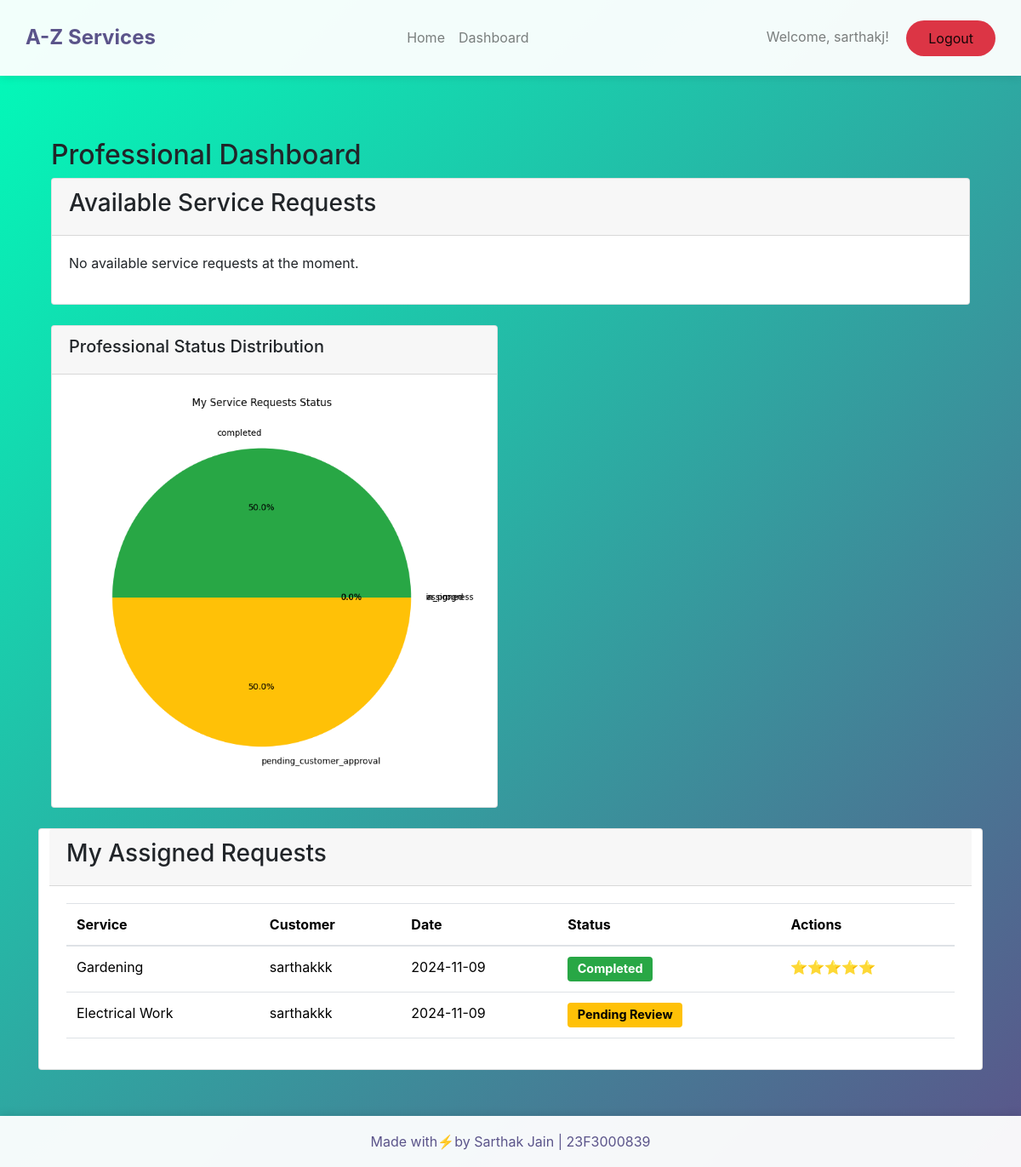
Screenshot of /professional/dashboard (signed in) with the database file from the repository.
### app/models.py (models this page shows, shortened)
class User(UserMixin, db.Model):
    __tablename__ = 'user'
    id = db.Column(db.Integer, primary_key=True)
    username = db.Column(db.String(80), unique=True, nullable=False)
    password = db.Column(db.String(120), nullable=False)
    role = db.Column(db.String(20), nullable=False)  # 'admin', 'professional', 'customer'
    is_approved = db.Column(db.Boolean, default=False)
    is_blocked = db.Column(db.Boolean, default=False)
    average_rating = db.Column(db.Float, default=0.0)
    location = db.Column(db.String(100))
    pincode = db.Column(db.String(6))
    professional_id = db.Column(db.String(8), unique=True)  # For format PRO12345
    service_requests_made = db.relationship('ServiceRequest',
                                          foreign_keys='ServiceRequest.customer_id',
                                          backref='customer')
    service_requests_received = db.relationship('ServiceRequest',
                                              foreign_keys='ServiceRequest.professional_id',
                                              backref='professional')
    reviews_given = db.relationship('Review',
                                  foreign_keys='Review.customer_id',
                                  backref='reviewer')
    reviews_received = db.relationship('Review',
                                     foreign_keys='Review.professional_id',
                                     backref='reviewed_professional')

class ServiceRequest(db.Model):
    __tablename__ = 'service_request'
    id = db.Column(db.Integer, primary_key=True)
    customer_id = db.Column(db.Integer, db.ForeignKey('user.id'), nullable=False)
    professional_id = db.Column(db.Integer, db.ForeignKey('user.id'))
    service_id = db.Column(db.Integer, db.ForeignKey('service.id'), nullable=False)
    status = db.Column(db.String(20), default='requested')  # requested, assigned, in_progress, pending_customer_approval, completed
    date_of_request = db.Column(db.DateTime, nullable=False)
    remarks = db.Column(db.Text)
    reviews = db.relationship('Review', backref='service_request', lazy=True)

class Service(db.Model):
    __tablename__ = 'service'
    id = db.Column(db.Integer, primary_key=True)
    name = db.Column(db.String(100), nullable=False)
    description = db.Column(db.Text, nullable=False)
    base_price = db.Column(db.Float, nullable=False)
    time_required = db.Column(db.String(50), nullable=False)
    location = db.Column(db.String(100))
    pincode = db.Column(db.String(10))
    created_at = db.Column(db.DateTime, default=datetime.utcnow)
    service_requests = db.relationship('ServiceRequest', backref='requested_service')

class Review(db.Model):
    __tablename__ = 'review'
    id = db.Column(db.Integer, primary_key=True)
    customer_id = db.Column(db.Integer, db.ForeignKey('user.id'), nullable=False)
    professional_id = db.Column(db.Integer, db.ForeignKey('user.id'), nullable=False)
    service_request_id = db.Column(db.Integer, db.ForeignKey('service_request.id'), nullable=False)
    rating = db.Column(db.Integer, nullable=False)  # 1-5 stars
    comment = db.Column(db.Text)
    created_at = db.Column(db.DateTime, default=datetime.utcnow)

### app/views/professional.py (the view)
@professional_bp.route('/dashboard')
@professional_required
def dashboard():
    available_requests = ServiceRequest.query.filter_by(
        professional_id=None,
        status='requested'
    ).all()
    assigned_requests = ServiceRequest.query.filter_by(
        professional_id=current_user.id
    ).order_by(ServiceRequest.date_of_request.desc()).all()
    plt.switch_backend('Agg')  # Ensure non-interactive backend
    status_counts = {
        'assigned': 0,
        'in_progress': 0,
        'completed': 0,
        'pending_customer_approval': 0
    }
    for request in assigned_requests:
        status_counts[request.status] = status_counts.get(request.status, 0) + 1
    fig = plt.figure(figsize=(8, 8))
    plt.pie(list(status_counts.values()),
        labels=list(status_counts.keys()),
        colors=['#007bff', '#17a2b8', '#28a745', '#ffc107'],
        autopct='%1.1f%%'
    )
    plt.title('My Service Requests Status')
    buffer = io.BytesIO()
    fig.savefig(buffer, format='png', bbox_inches='tight')
    buffer.seek(0)
    status_chart = base64.b64encode(buffer.getvalue()).decode()
    plt.close(fig)  # Explicitly close the figure
    return render_template('professional/dashboard.html',
                         available_requests=available_requests,
                         assigned_requests=assigned_requests,
                         status_chart=status_chart)

### app/__init__.py (called while the page is built)
def create_app(config_class=Config):
    app = Flask(__name__)
    app.config.from_object(config_class)
    db.init_app(app)
    migrate.init_app(app, db)
    login_manager.init_app(app)
    login_manager.login_view = 'main.login'
    from .models import User
    @login_manager.user_loader
    def load_user(user_id):
        return User.query.get(int(user_id))
    from .views.admin import admin_bp
    from .views.customer import customer_bp
    from .views.professional import professional_bp
    from .routes import main_bp
    app.register_blueprint(admin_bp, url_prefix='/admin')
    app.register_blueprint(customer_bp, url_prefix='/customer')
    app.register_blueprint(professional_bp, url_prefix='/professional')
    app.register_blueprint(main_bp)
    with app.app_context():
        db.create_all()
    return app

### app/views/professional.py (called while the page is built)
def professional_required(f):
    @wraps(f)
    @login_required
    def decorated_function(*args, **kwargs):
        if not current_user.role == 'professional' or not current_user.is_approved:
            flash('You must be an approved service professional to access this page.', 'danger')
            return redirect(url_for('main.index'))
        return f(*args, **kwargs)
    return decorated_function

### app/templates/professional/dashboard.html (shortened to what this page needs)
{% extends "layout.html" %}
{% block content %}
<div class="container mt-4">
    <h2>Professional Dashboard</h2>
    <div class="card mb-4">
        <div class="card-header">
            <h3>Available Service Requests</h3>
        </div>
        <div class="card-body">
            {% if available_requests %}
            <table class="table">
                <thead>
                    <tr>
                        <th>Service</th>
                        <th>Customer</th>
                        <th>Date</th>
                        <th>Remarks</th>
                        <th>Action</th>
                    </tr>
                </thead>
                <tbody>
                    {% for request in available_requests %}
                    <tr>
                        <td>{{ request.requested_service.name }}</td>
                        <td>{{ request.customer.username }}</td>
                        <td>{{ request.date_of_request.strftime('%Y-%m-%d') }}</td>
                        <td>{{ request.remarks or 'No remarks' }}</td>
                        <td>
                            <form action="{{ url_for('professional.accept_request', request_id=request.id) }}" method="POST" style="display: inline;">
                                <button type="submit" class="btn btn-primary btn-sm">Accept</button>
                            </form>
                        </td>
                    </tr>
                    {% endfor %}
                </tbody>
            </table>
            {% else %}
            <p>No available service requests at the moment.</p>
            {% endif %}
        </div>
    </div>
<div class="row mb-4">
    <div class="col-md-6">
        <div class="card">
            <div class="card-header">
                <h5>Professional Status Distribution</h5>
            </div>
            <div class="card-body text-center">
                <img
                     class="img-fluid"
                     alt="Professional Status Distribution">
            </div>
        </div>
    </div>
    <div class="card mt-4">
        <div class="card-header">
            <h3>My Assigned Requests</h3>
        </div>
        <div class="card-body">
            {% if assigned_requests %}
            <table class="table">
                <thead>
                    <tr>
                        <th>Service</th>
                        <th>Customer</th>
                        <th>Date</th>
                        <th>Status</th>
                        <th>Actions</th>
                    </tr>
                </thead>
                <tbody>
                    {% for request in assigned_requests %}
                    <tr>
                        <td>{{ request.requested_service.name }}</td>
                        <td>{{ request.customer.username }}</td>
                        <td>{{ request.date_of_request.strftime('%Y-%m-%d') }}</td>
                        <td>
                            {% if request.status == 'completed' %}
                                <span class="badge badge-success">Completed</span>
                            {% elif request.status == 'pending_customer_approval' %}
                                <span class="badge badge-warning">Pending Review</span>
                            {% elif request.status == 'in_progress' %}
                                <span class="badge badge-info">In Progress</span>
                            {% elif request.status == 'assigned' %}
                                <span class="badge badge-primary">Assigned</span>
                            {% else %}
                                <span class="badge badge-secondary">{{ request.status }}</span>
                            {% endif %}
                        </td>
                        <td>
                            {% if request.status == 'assigned' %}
                                <form action="{{ url_for('professional.start_service', request_id=request.id) }}"
                                      method="POST" style="display: inline;">
                                    <button type="submit" class="btn btn-info btn-sm">Start Service</button>
                                </form>
                            {% elif request.status == 'in_progress' %}
                                <form action="{{ url_for('professional.complete_service', request_id=request.id) }}"
                                      method="POST" style="display: inline;">
                                    <button type="submit" class="btn btn-success btn-sm">Mark Complete</button>
                                </form>
                            {% elif request.status == 'completed' and request.reviews %}
                                <span class="text-warning">
                                    {{ '⭐' * request.reviews[0].rating }}
                                </span>
                            {% endif %}
                        </td>
                    </tr>
                    {% endfor %}
                </tbody>
            </table>
            {% else %}
            <p>No assigned service requests.</p>
            {% endif %}
        </div>
    </div>
</div>
{% endblock %}

### app/templates/layout.html (shortened to what this page needs)
<!DOCTYPE html>
<html lang="en">
<head>
    <link href="https://cdn.jsdelivr.net/npm/bootstrap@5.3.2/dist/css/bootstrap.min.css" rel="stylesheet">
    <link rel="stylesheet" href="https://stackpath.bootstrapcdn.com/bootstrap/4.5.2/css/bootstrap.min.css">
</head>
<body>
    <nav class="navbar navbar-expand-lg navbar-light d-flex justify-content-between">
        <div>
        <a class="navbar-brand" href="{{ url_for('main.index') }}">A-Z Services</a>
        </div>
            <ul class="navbar-nav">
                <li class="nav-item">
                    <a class="nav-link" href="{{ url_for('main.index') }}">Home</a>
                </li>
                {% if current_user.is_authenticated %}
                    <li class="nav-item">
                        {% if current_user.role == 'customer' %}
                            <a class="nav-link" href="{{ url_for('customer.dashboard') }}">Dashboard</a>
                        {% elif current_user.role == 'professional' %}
                            <a class="nav-link" href="{{ url_for('professional.dashboard') }}">Dashboard</a>
                        {% elif current_user.role == 'admin' %}
                            <a class="nav-link" href="{{ url_for('admin.dashboard') }}">Dashboard</a>
                        {% endif %}
                    </li>
                {% endif %}
            </ul>
            <div class="navbar-text">
                {% if current_user.is_authenticated %}
                    <span class="navbar-text mr-3">Welcome, {{ current_user.username }}!</span>
                    <a class="btn btn-logout" href="{{ url_for('main.logout') }}">Logout</a>
                {% else %}
                    <a class="btn btn-login" href="{{ url_for('main.login') }}">Login</a>
                    <a class="btn btn-register" href="{{ url_for('main.register') }}">Register</a>
                {% endif %}
            </div>
    </nav>
    <div class="page-wrapper">
        <div class="container">
            {% block content %}{% endblock %}
        </div>
    </div>
    <footer class="footer">
        <p class="mb-0">Made with⚡by Sarthak Jain | 23F3000839</p>
    </footer>
</body>
</html>

### app/templates/layout.html (style rules this page uses)
body { background: linear-gradient(135deg, #00feba, #5b548a); min-height: 100vh; padding-bottom: 60px; position: relative; }
.navbar { padding: 15px 30px; background: rgba(255, 255, 255, 0.95) !important; box-shadow: 0 2px 10px rgba(0,0,0,0.1); }
.navbar-brand { font-weight: bold; font-size: 24px; color: #5b548a !important; }
.page-wrapper { padding-top: 50px; padding-bottom: 30px; }
.btn-logout { background: #dc3545; color: white; padding: 8px 25px; border-radius: 25px; }
.footer { position: absolute; bottom: 0; width: 100%; height: 60px; background: rgba(255, 255, 255, 0.95); display: flex; align-items: center; justify-content: center; color: #5b548a; box-shadow: 0 -2px 10px rgba(0,0,0,0.1); }

### app/templates/professional/dashboard.html (style rules this page uses)
.badge { font-size: 0.9em; padding: 0.5em 0.8em; }
.badge-warning { background-color: #ffc107; color: #000; }
.badge-success { background-color: #28a745; }

### rows the page displays
User: username "sarthakj"
ServiceRequest: requested_service.name "Gardening", customer.username "sarthakkk", date_of_request "2024-11-09", status "Completed"
Review: rating "⭐⭐⭐⭐⭐"
ServiceRequest: requested_service.name "Electrical Work", customer.username "sarthakkk", date_of_request "2024-11-09", shows "Pending Review"
